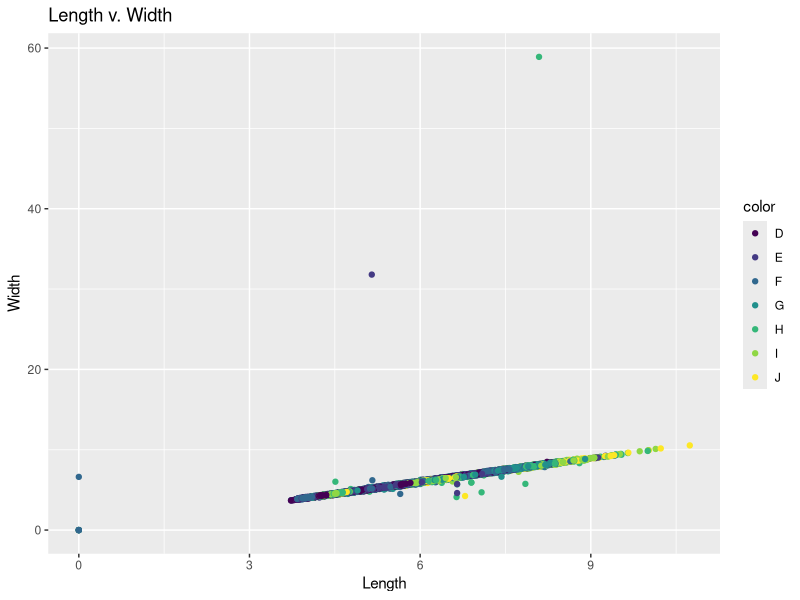
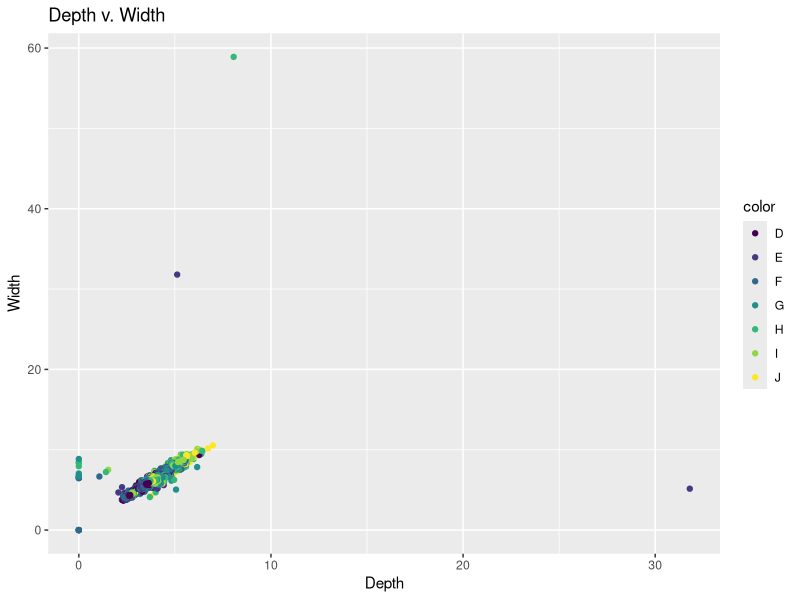
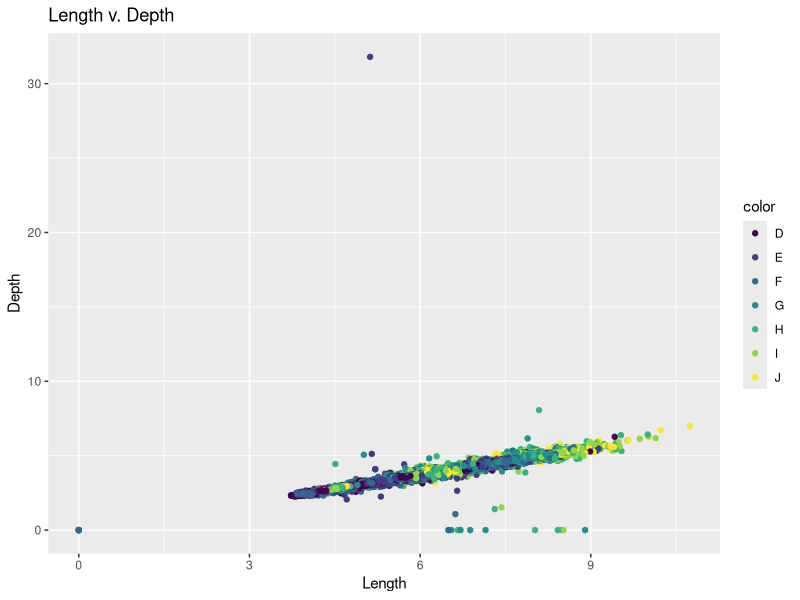
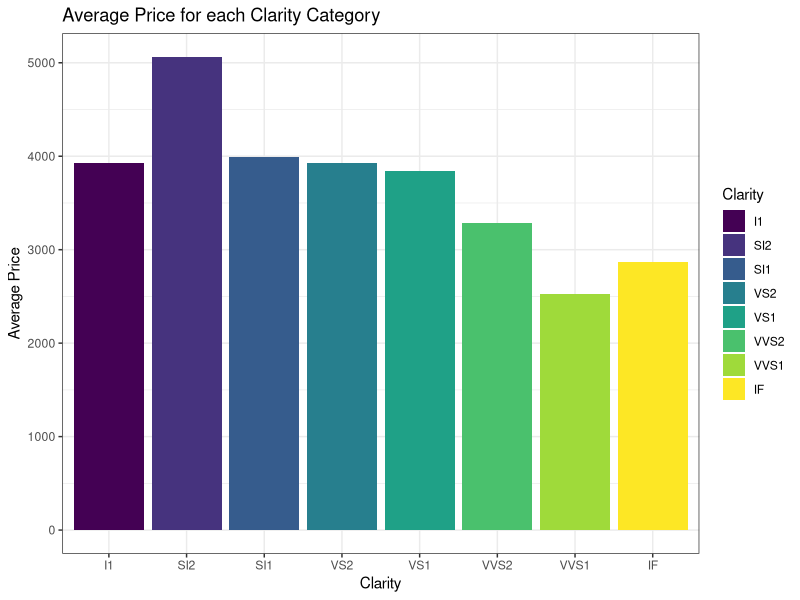
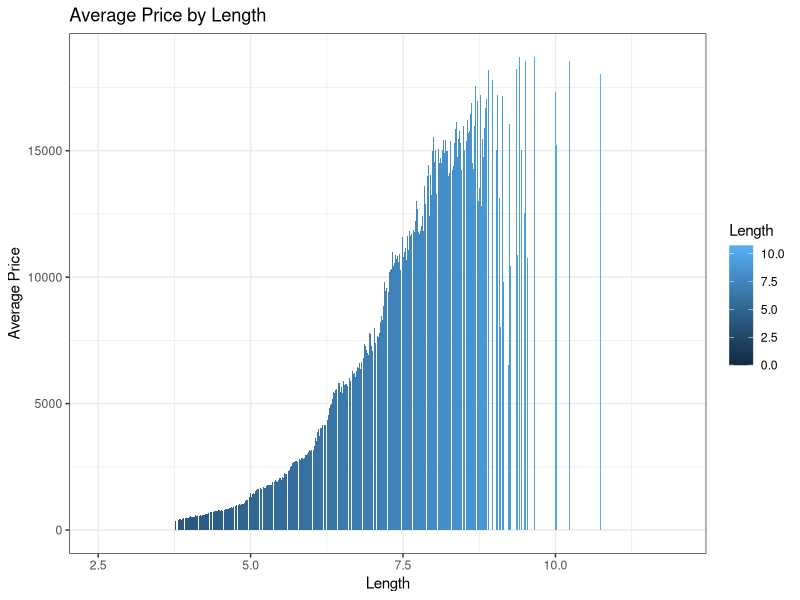
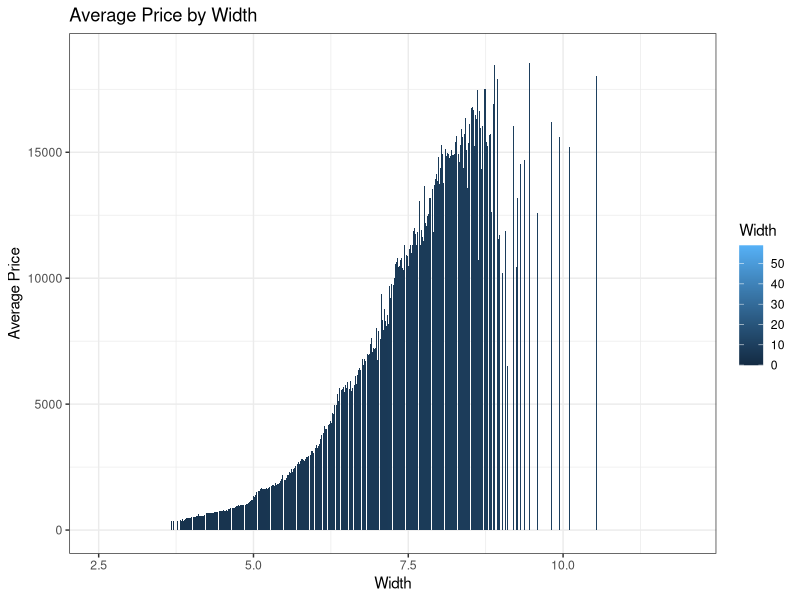
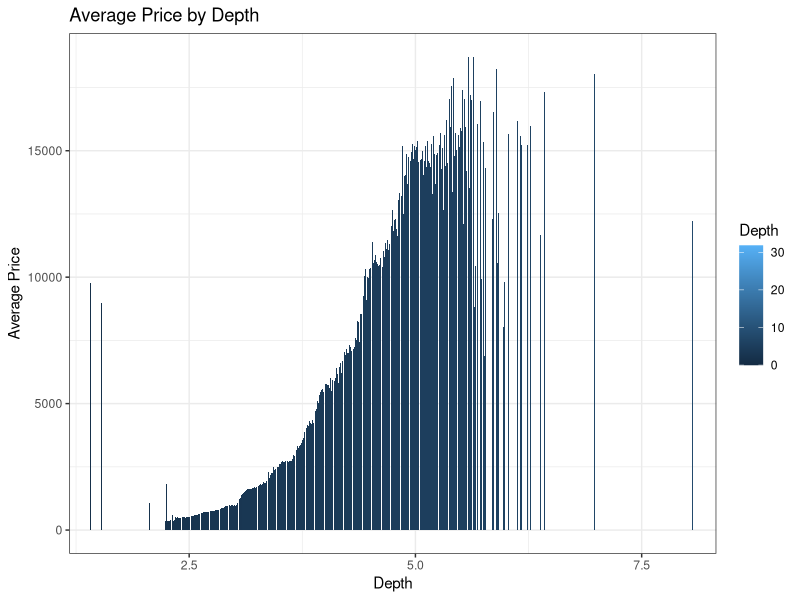
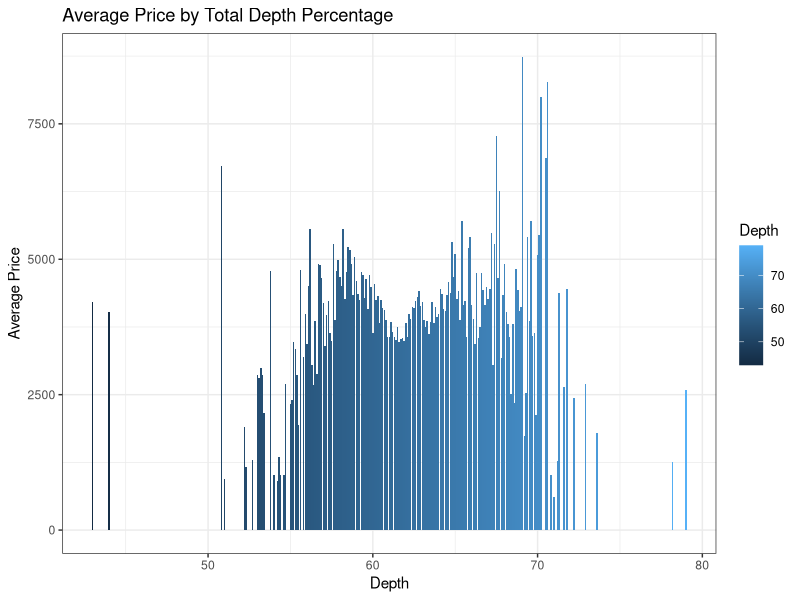

These charts were generated, in order, by the following R code:
## ---- chunk 1

library(tidyverse)

ggplot(data = diamonds)+
  geom_point(mapping = aes( x = x, y = y, color = color))+
  labs( x = "Length",
        y = "Width",
        title = "Length v. Width")

ggplot(data = diamonds)+
  geom_point(mapping = aes( x = z, y = y, color = color))+
  labs( x = "Depth",
        y = "Width",
        title = "Depth v. Width")

ggplot(data = diamonds)+
  geom_point(mapping = aes( x = x, y = z, color = color))+
  labs( x = "Length",
        y = "Depth",
        title = "Length v. Depth")

## ---- chunk 2


dia1 <- group_by(diamonds, clarity) %>%
          summarise(mean = mean(price))

clarity <- ggplot(data = dia1)+
  geom_col(mapping = aes(x = clarity, y = mean, fill = clarity))+
  theme_bw()+
  labs(x = "Clarity",
       y = "Average Price",
       fill = "Clarity",
       title = "Average Price for each Clarity Category")

clarity


dia2 <- group_by(diamonds, carat) %>%
  summarise(mean = mean(price))

carat <- ggplot(data = dia2)+
  geom_col(mapping = aes(x = carat, y = mean, fill = carat))+
  theme_bw()+
  labs(x = "Carat",
       y = "Average Price",
       fill = "Carat",
       title = "Average Price for each Carat Category")


dia3 <- group_by(diamonds, y) %>%
  summarise(mean = mean(price))


width <- ggplot(data = dia3)+
  geom_col(mapping = aes(x = y, y = mean, fill = y))+
  theme_bw()+
  labs(x = "Width",
       y = "Average Price",
       fill = "Width",
       title = "Average Price by Width")+
  coord_cartesian(xlim = c(2.5, 12))+
  scale_x_continuous(breaks = c(2.5, 5.0, 7.5, 10.0))

dia4 <- group_by(diamonds, x) %>%
  summarise(mean = mean(price))

length <- ggplot(data = dia4)+
  geom_col(mapping = aes(x = x, y = mean, fill = x))+
  theme_bw()+
  labs(x = "Length",
       y = "Average Price",
       fill = "Length",
       title = "Average Price by Length")+
  coord_cartesian(xlim = c(2.5, 12))+
  scale_x_continuous(breaks = c(2.5, 5.0, 7.5, 10.0))

dia5 <- group_by(diamonds, z) %>%
  summarise(mean = mean(price))


depth <- ggplot(data = dia5)+
  geom_col(mapping = aes(x = z, y = mean, fill = z))+
  theme_bw()+
  labs(x = "Depth",
       y = "Average Price",
       fill = "Depth",
       title = "Average Price by Depth")+
  coord_cartesian(xlim = c(1.5,8))+
  scale_x_continuous(breaks = c(2.5, 5.0, 7.5))

dia6 <- group_by(diamonds, depth) %>%
  summarise(mean = mean(price))


tdp <- ggplot(data = dia6)+
  geom_col(mapping = aes(x = depth, y = mean, fill = depth))+
  theme_bw()+
  labs(x = "Depth",
       y = "Average Price",
       fill = "Depth",
       title = "Average Price by Total Depth Percentage")

length
width
depth
tdp


## ---- chunk 3

dia_type <- select(diamonds, carat, price) %>%
    mutate(
      type = case_when(
        price < 4000 ~ "<$4000",
        price < 8000 ~ "<$8000",
        price < 12000 ~ "<$12000",
        price > 12000 ~ ">$12000"
      )
    )


ggplot(data = dia_type)+
  geom_violin(mapping = aes(x = price, y = carat, fill = type))+
  scale_x_continuous(breaks = c(2000, 6000, 10000, 14000))+
  labs(x = "Price",
       y = "Carat",
       fill = "Type")

## ---- chunk 4
ggplot(data = diamonds)+
  geom_point(mapping = aes(x = carat, y = price, color = cut))+
  labs(x = "Carat",
       y = "Price",
       color = "Cut")
